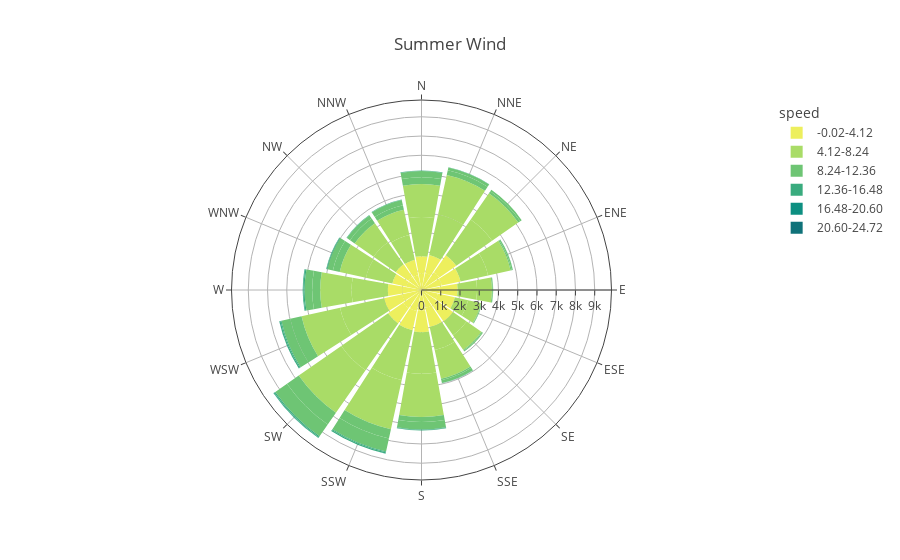

Notebook source saved alongside this figure:
### Code cell
WRSU = WindRose(summer)
WRSU.calc_stats(normed=False, bins=6)
WRSU.plot(output_type='show',
        out_file = '../images/summer_wr_aggrnyl.html',
        template='xgridoff', 
        colors='Aggrnyl', 
        colors_reversed=True,
        title='Summer Wind')

### Figure 1 — Plotly figure (JSON) as saved in the notebook; plotly's stock layout.template omitted (floating-point values rounded to 4 significant figures)
{"data": [{"hovertemplate": "speed=-0.02-4.12<br>frequency=%{r}<br>direction=%{theta}<extra></extra>", "legendgroup": "-0.02-4.12", "marker": {"color": "rgb(237, 239, 93)", "pattern": {"shape": ""}}, "name": "-0.02-4.12", "r": [841, 893, 968, 1138, 1070, 1077, 1002, 959, 922, 860, 916, 1046, 954, 954, 1018, 1068, 1122, 1119, 1027, 1158, 958, 1026, 967, 1005, 746, 796, 755, 839, 784, 795, 814, 913], "showlegend": true, "subplot": "polar", "theta": ["N", "NNE", "NNE", "NE", "NE", "ENE", "ENE", "E", "E", "ESE", "ESE", "SE", "SE", "SSE", "SSE", "S", "S", "SSW", "SSW", "SW", "SW", "WSW", "WSW", "W", "W", "WNW", "WNW", "NW", "NW", "NNW", "NNW", "N"], "type": "barpolar"}, {"hovertemplate": "speed=4.12-8.24<br>frequency=%{r}<br>direction=%{theta}<extra></extra>", "legendgroup": "4.12-8.24", "marker": {"color": "rgb(169, 220, 103)", "pattern": {"shape": ""}}, "name": "4.12-8.24", "r": [2040, 2158, 2099, 2262, 1657, 1460, 1199, 1012, 769, 705, 683, 862, 932, 1221, 1529, 2166, 2247, 2644, 2618, 2967, 2692, 2340, 2048, 1881, 1633, 1408, 1391, 1408, 1201, 1323, 1339, 1712], "showlegend": true, "subplot": "polar", "theta": ["N", "NNE", "NNE", "NE", "NE", "ENE", "ENE", "E", "E", "ESE", "ESE", "SE", "SE", "SSE", "SSE", "S", "S", "SSW", "SSW", "SW", "SW", "WSW", "WSW", "W", "W", "WNW", "WNW", "NW", "NW", "NNW", "NNW", "N"], "type": "barpolar"}, {"hovertemplate": "speed=8.24-12.36<br>frequency=%{r}<br>direction=%{theta}<extra></extra>", "legendgroup": "8.24-12.36", "marker": {"color": "rgb(110, 197, 116)", "pattern": {"shape": ""}}, "name": "8.24-12.36", "r": [351, 256, 142, 127, 93, 60, 59, 45, 20, 23, 36, 40, 62, 77, 154, 259, 388, 487, 690, 744, 741, 601, 472, 414, 395, 364, 291, 295, 197, 231, 287, 325], "showlegend": true, "subplot": "polar", "theta": ["N", "NNE", "NNE", "NE", "NE", "ENE", "ENE", "E", "E", "ESE", "ESE", "SE", "SE", "SSE", "SSE", "S", "S", "SSW", "SSW", "SW", "SW", "WSW", "WSW", "W", "W", "WNW", "WNW", "NW", "NW", "NNW", "NNW", "N"], "type": "barpolar"}, {"hovertemplate": "speed=12.36-16.48<br>frequency=%{r}<br>direction=%{theta}<extra></extra>", "legendgroup": "12.36-16.48", "marker": {"color": "rgb(57, 171, 126)", "pattern": {"shape": ""}}, "name": "12.36-16.48", "r": [9, 11, 4, 2, 0, 6, 4, 0, 1, 0, 0, 0, 0, 4, 6, 25, 20, 52, 67, 65, 46, 48, 61, 59, 35, 41, 25, 14, 13, 10, 15, 23], "showlegend": true, "subplot": "polar", "theta": ["N", "NNE", "NNE", "NE", "NE", "ENE", "ENE", "E", "E", "ESE", "ESE", "SE", "SE", "SSE", "SSE", "S", "S", "SSW", "SSW", "SW", "SW", "WSW", "WSW", "W", "W", "WNW", "WNW", "NW", "NW", "NNW", "NNW", "N"], "type": "barpolar"}, {"hovertemplate": "speed=16.48-20.60<br>frequency=%{r}<br>direction=%{theta}<extra></extra>", "legendgroup": "16.48-20.60", "marker": {"color": "rgb(13, 143, 129)", "pattern": {"shape": ""}}, "name": "16.48-20.60", "r": [0, 0, 0, 0, 0, 0, 0, 0, 0, 0, 0, 0, 0, 0, 0, 1, 0, 2, 0, 5, 1, 2, 5, 5, 2, 0, 0, 0, 0, 0, 0, 0], "showlegend": true, "subplot": "polar", "theta": ["N", "NNE", "NNE", "NE", "NE", "ENE", "ENE", "E", "E", "ESE", "ESE", "SE", "SE", "SSE", "SSE", "S", "S", "SSW", "SSW", "SW", "SW", "WSW", "WSW", "W", "W", "WNW", "WNW", "NW", "NW", "NNW", "NNW", "N"], "type": "barpolar"}, {"hovertemplate": "speed=20.60-24.72<br>frequency=%{r}<br>direction=%{theta}<extra></extra>", "legendgroup": "20.60-24.72", "marker": {"color": "rgb(15, 114, 121)", "pattern": {"shape": ""}}, "name": "20.60-24.72", "r": [0, 0, 0, 0, 0, 0, 0, 0, 0, 0, 0, 0, 0, 0, 0, 1, 0, 0, 0, 1, 1, 1, 0, 0, 0, 0, 0, 0, 0, 0, 0, 0], "showlegend": true, "subplot": "polar", "theta": ["N", "NNE", "NNE", "NE", "NE", "ENE", "ENE", "E", "E", "ESE", "ESE", "SE", "SE", "SSE", "SSE", "S", "S", "SSW", "SSW", "SW", "SW", "WSW", "WSW", "W", "W", "WNW", "WNW", "NW", "NW", "NNW", "NNW", "N"], "type": "barpolar"}], "layout": {"barmode": "relative", "legend": {"title": {"text": "speed"}, "tracegroupgap": 0}, "polar": {"angularaxis": {"categoryarray": ["N", "NNE", "NE", "ENE", "E", "ESE", "SE", "SSE", "S", "SSW", "SW", "WSW", "W", "WNW", "NW", "NNW"], "categoryorder": "array", "direction": "clockwise", "rotation": 90}, "domain": {"x": [0, 1], "y": [0, 1]}}, "title": {"text": "Summer Wind"}}}
